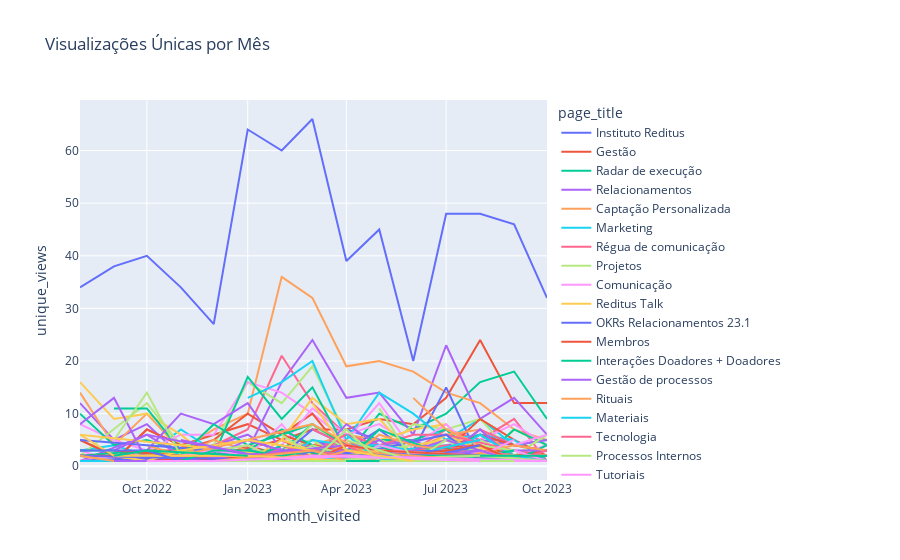

The notebook cell saved with this chart:
### Code cell
date_to_filter = (date.today() - relativedelta(months=3, day=1)).strftime('%Y-%m')
legend_order = df_monthly.query(f'month_visited >= "{date_to_filter}"').groupby('page_title')['unique_views'].sum().sort_values(ascending=False).index.tolist()
fig_unique_monthly = px.line(df_monthly, x='month_visited', y='unique_views', color='page_title', title='Visualizações Únicas por Mês', category_orders={"page_title": legend_order})
fig_unique_monthly
